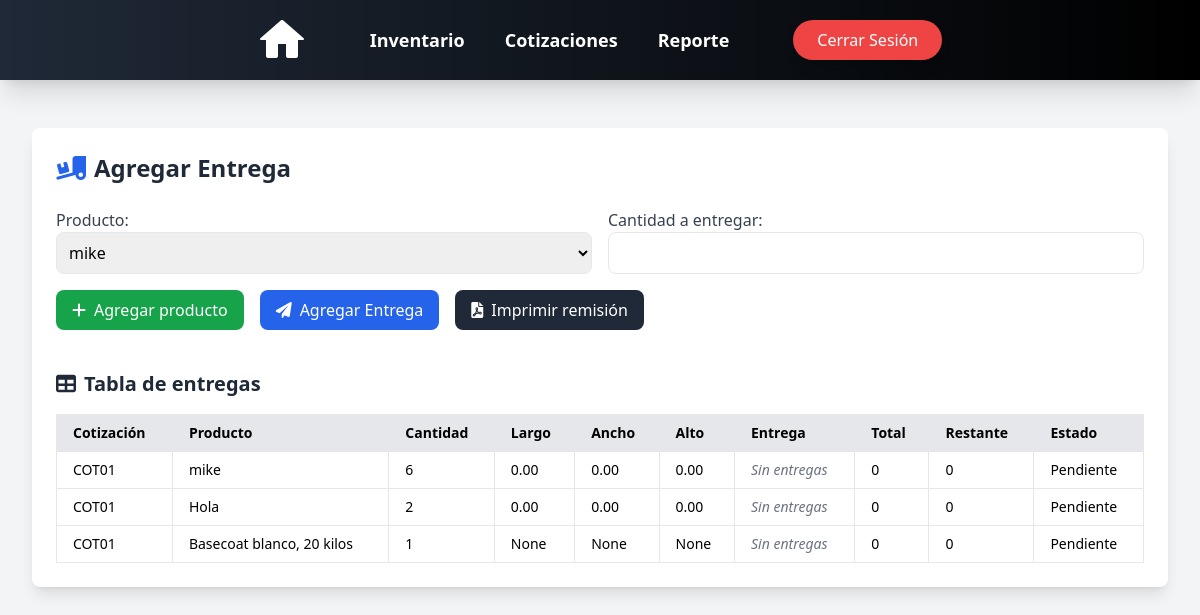
The app's page /quotes/remission/COT01/ (signed in) with its own data.
### cotizaciones/models.py (models this page shows, shortened)
class Cotizaciones(models.Model):
    id = models.CharField(max_length=10, primary_key=True, unique=True, blank=False, null=False)
    cliente = models.CharField(max_length=50, blank=False, null=True)
    telefono = models.IntegerField(blank=False, null=True)
    fecha = models.DateField(auto_now=False, auto_now_add=False)
    fecha_propuesta = models.DateField(auto_now=False, auto_now_add=False)
    fecha_entrega = models.DateField(auto_now=False, auto_now_add=False, null=True, blank=True)
    direccion_entrega = models.CharField(max_length=50, default='Pendiente')
    servicio_envio = models.CharField(max_length=100, default="TGZ")
    costo_envio = models.DecimalField(max_digits=10, decimal_places=2, blank=False, null=True, default=0)
    total = models.DecimalField(max_digits=10, decimal_places=2, default=0.0)  # Total sin IVA
    total_Civa = models.DecimalField(max_digits=10, decimal_places=2, default=0.0)
    status = models.CharField(max_length=20, blank=False, null=False, default='Pendiente')
    anticipo = models.DecimalField(max_digits=10, decimal_places=2, default=0.0)
    restante = models.DecimalField(max_digits=10, decimal_places=2, default=0.0)
    metodo_pago = models.CharField(max_length=20, null=False, default='No')
    iva = models.DecimalField(max_digits=10, decimal_places=2, default=0.0)

class CotizacionProduct(models.Model):
    cotizacion_id = models.ForeignKey(Cotizaciones, on_delete=models.CASCADE, related_name='cotizaciones')
    product_id = models.ForeignKey(Product, on_delete=models.CASCADE)
    cantidad = models.IntegerField(default=1)
    phistorico = models.DecimalField(max_digits=10, decimal_places=2, default=0.0)
    subtotal = models.DecimalField(max_digits=10, decimal_places=2, default=0.0)
    usar_precio_distribuidor = models.BooleanField(default=False)

### products/models.py (models this page shows, shortened)
class Product(models.Model):
    nombre = models.CharField(max_length=50, blank=True, null=False)
    descripcion = models.CharField(max_length=100, blank=True, null=False)
    categoria = models.CharField(max_length=50, blank=True, null=False)
    largo = models.DecimalField(max_digits=5, decimal_places=2, blank=True, null=True, default=0)
    ancho = models.DecimalField(max_digits=5, decimal_places=2, blank=True, null=True, default=0)
    alto = models.DecimalField(max_digits=5, decimal_places=2, blank=True, null=True, default=0)
    volumen = models.FloatField(blank=True, null=True, default=0)
    volumen_total = models.FloatField(blank=True, null=True, default=0)
    unidad = models.CharField(max_length=50, blank=True, null=False)
    inventario = models.IntegerField(blank=True, null=True)
    precio_general = models.DecimalField(max_digits=10, decimal_places=2, blank=True, null=False)
    precio_distribuidor = models.DecimalField(max_digits=10, decimal_places=2, blank=True, null=True)
    otro = BooleanField(default=False)

### cotizaciones/views.py (the view, shortened to what this page needs)
# urls.py: path('remission/<str:id>/', view_remission, name='view_remission'),
def view_remission(request, id):
    cotizacion = get_object_or_404(Cotizaciones, id=id)
    productos_cotizacion = CotizacionProduct.objects.filter(cotizacion_id=cotizacion)
    remisiones = Remisiones.objects.filter(cotizacion_id=cotizacion)
    remisiones_dict = {}
    for producto in productos_cotizacion:
        remision = remisiones.filter(product_id=producto.product_id).first()
        remisiones_dict[producto.product_id.id] = {
            "entregas": Entregas.objects.filter(remision__product_id=producto.product_id, remision__cotizacion_id=cotizacion).order_by("id"),
            "remision": remision  # Incluir la instancia de Remisiones
        }
    context = {
        "cotizacion": cotizacion,
        "productos_cotizacion": productos_cotizacion,
        "remisiones_dict": remisiones_dict,
    }
    return render(request, "quotes/remisiones.html", context)

### cotizaciones/templatetags/custom_filters.py (called while the page is built)
@register.filter
def get_item(dictionary, key):
    return dictionary.get(key, {'entrega': 0, 'total': 0, 'restante': 0, 'status': 'Pendiente'})

### users/context_processors.py (called while the page is built)
def empleado_context(request):
    if request.user.is_authenticated:
        empleado = request.user.groups.filter(name='Empleado').exists()
    else:
        empleado = False  # Si no está autenticado, no es parte del grupo
    return {'empleado': empleado}

### templates/quotes/remisiones.html (shortened to what this page needs)
{% load static custom_filters %}
<!DOCTYPE html>
<html lang="es">
<head>
    <script src="https://cdn.tailwindcss.com"></script>
</head>
<body class="bg-gray-100 min-h-screen p-4 md:p-8">
    {% include 'nav_bar.html' %}
    {% if request.user.is_authenticated %}
        <div class="animate__animated animate__fadeIn">
            <div class="bg-white p-6 rounded-lg shadow-lg mt-24 max-w-6xl mx-auto">
                <h2 class="text-2xl font-bold text-gray-800 mb-6 flex items-center gap-2">
                    <i class="fas fa-truck-loading text-blue-600"></i> Agregar Entrega
                </h2>
                <form method="POST" class="space-y-4">
                    <div id="filas-productos" class="space-y-4">
                        <div class="grid grid-cols-1 md:grid-cols-2 gap-4 producto-fila">
                            <div>
                                <label class="block text-gray-700">Producto:</label>
                                <select name="product_id" class="w-full border rounded-lg p-2">
                                    {% for producto in productos_cotizacion %}
                                        <option value="{{ producto.product_id.id }}">{{ producto.product_id.nombre }}</option>
                                    {% endfor %}
                                </select>
                            </div>
                            <div>
                                <label class="block text-gray-700">Cantidad a entregar:</label>
                                <input type="number" name="cantidad_entregada" class="w-full border rounded-lg p-2" min="1" required>
                            </div>
                        </div>
                    </div>
                    <div class="flex flex-wrap gap-4 mt-4">
                        <button type="button" onclick="agregarFila()" class="bg-green-600 text-white px-4 py-2 rounded-lg hover:bg-green-700 transition flex items-center gap-2">
                            <i class="fas fa-plus"></i> Agregar producto
                        </button>
                        <button type="submit" class="bg-blue-600 text-white px-4 py-2 rounded-lg hover:bg-blue-700 transition flex items-center gap-2">
                            <i class="fas fa-paper-plane"></i> Agregar Entrega
                        </button>
                        <a href="{% url 'generate_remission_pdf' cotizacion.id %}" class="bg-gray-800 text-white px-4 py-2 rounded-lg hover:bg-gray-900 transition flex items-center gap-2">
                            <i class="fas fa-file-pdf"></i> Imprimir remisión
                        </a>
                    </div>
                </form>
                <h2 class="text-xl font-semibold text-gray-800 mt-10 mb-4 flex items-center gap-2">
                    <i class="fas fa-table"></i> Tabla de entregas
                </h2>
                <div class="overflow-x-auto">
                    <table class="w-full border border-gray-300 text-sm">
                        <thead>
                            <tr class="bg-gray-200 text-left">
                                <th class="border px-4 py-2">Cotización</th>
                                <th class="border px-4 py-2">Producto</th>
                                <th class="border px-4 py-2">Cantidad</th>
                                <th class="border px-4 py-2">Largo</th>
                                <th class="border px-4 py-2">Ancho</th>
                                <th class="border px-4 py-2">Alto</th>
                                <th class="border px-4 py-2">Entrega</th>
                                <th class="border px-4 py-2">Total</th>
                                <th class="border px-4 py-2">Restante</th>
                                <th class="border px-4 py-2">Estado</th>
                            </tr>
                        </thead>
                        <tbody>
                            {% for producto in productos_cotizacion %}
                                <tr class="bg-white hover:bg-gray-100">
                                    <td class="border px-4 py-2">{{ cotizacion.id }}</td>
                                    <td class="border px-4 py-2">{{ producto.product_id.nombre }}</td>
                                    <td class="border px-4 py-2">{{ producto.cantidad }}</td>
                                    <td class="border px-4 py-2">{{ producto.product_id.largo }}</td>
                                    <td class="border px-4 py-2">{{ producto.product_id.ancho }}</td>
                                    <td class="border px-4 py-2">{{ producto.product_id.alto }}</td>
                                    {% with remision_data=remisiones_dict|get_item:producto.product_id.id %}
                                    <td class="border px-4 py-2">
                                        {% if remision_data.entregas %}
                                            <ul class="space-y-2">
                                                {% for entrega in remision_data.entregas %}
                                                <li>
                                                    <form method="POST" action="{% url 'edit_remission' entrega.id %}" class="flex items-center gap-2">
                                                        {% csrf_token %}
                                                        <input type="number" name="nueva_cantidad" value="{{ entrega.cantidad_entregada }}" min="1" class="border rounded px-2 py-1 w-20">
                                                        <button type="submit" class="text-blue-600 hover:text-blue-800">
                                                            <i class="fas fa-save"></i>
                                                        </button>
                                                    </form>
                                                </li>
                                                {% endfor %}
                                            </ul>
                                        {% else %}
                                            <span class="text-gray-500 italic">Sin entregas</span>
                                        {% endif %}
                                    </td>
                                    <td class="border px-4 py-2">{{ remision_data.remision.total|default:"0" }}</td>
                                    <td class="border px-4 py-2">{{ remision_data.remision.restante|default:"0" }}</td>
                                    <td class="border px-4 py-2">{{ remision_data.remision.status|default:"Pendiente" }}</td>
                                    {% endwith %}
                                </tr>
                            {% endfor %}
                        </tbody>
                    </table>
                </div>
            </div>
        </div>
    {% endif %}
</body>
</html>

### records on screen
CotizacionProduct: product_id.nombre "mike", cantidad "6", product_id.largo "0.00", product_id.ancho "0.00", product_id.alto "0.00", remision.total "0", remision.restante "0", remision.status "Pendiente"
Cotizaciones: id "COT01"
CotizacionProduct: product_id.nombre "Hola", cantidad "2", product_id.largo "0.00", product_id.ancho "0.00", product_id.alto "0.00", remision.total "0", remision.restante "0", remision.status "Pendiente"
CotizacionProduct: product_id.nombre "Basecoat blanco, 20 kilos", cantidad "1", product_id.largo "None", product_id.ancho "None", product_id.alto "None", remision.total "0", remision.restante "0", remision.status "Pendiente"

### other values on screen
form field product_id "mike"
